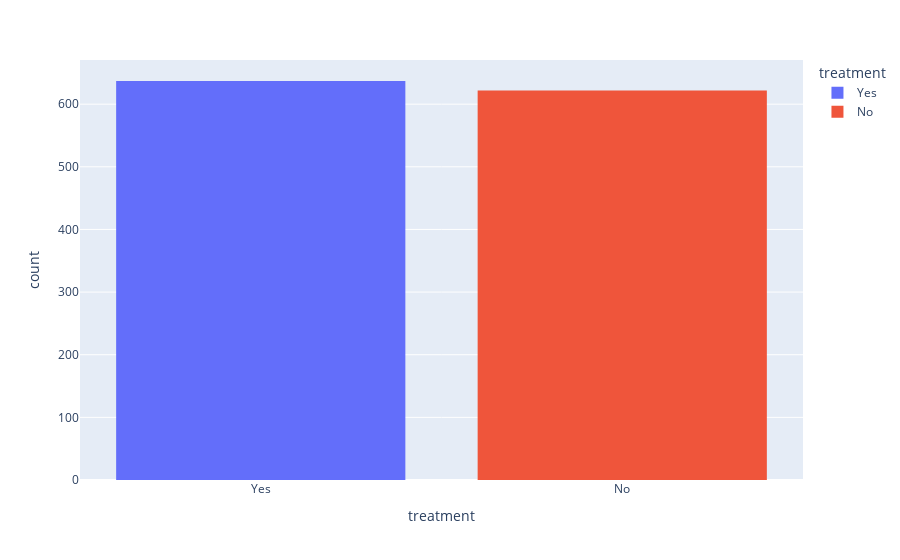

Notebook source saved alongside this figure:
### Code cell
plt.figure(figsize=(8,8))
px.histogram(df, x = 'treatment',color='treatment')

### Figure 1 — Plotly figure (JSON) as saved in the notebook; plotly's stock layout.template omitted (floating-point values rounded to 4 significant figures; data arrays with more than 128 entries replaced by an {"elided": "..."} marker saying what was removed)
{"data": [{"alignmentgroup": "True", "bingroup": "x", "hovertemplate": "treatment=%{x}<br>count=%{y}<extra></extra>", "legendgroup": "Yes", "marker": {"color": "#636efa", "pattern": {"shape": ""}}, "name": "Yes", "offsetgroup": "Yes", "orientation": "v", "showlegend": true, "type": "histogram", "x": {"elided": "637 str values"}, "xaxis": "x", "yaxis": "y"}, {"alignmentgroup": "True", "bingroup": "x", "hovertemplate": "treatment=%{x}<br>count=%{y}<extra></extra>", "legendgroup": "No", "marker": {"color": "#EF553B", "pattern": {"shape": ""}}, "name": "No", "offsetgroup": "No", "orientation": "v", "showlegend": true, "type": "histogram", "x": {"elided": "622 str values"}, "xaxis": "x", "yaxis": "y"}], "layout": {"barmode": "relative", "legend": {"title": {"text": "treatment"}, "tracegroupgap": 0}, "margin": {"t": 60}, "xaxis": {"anchor": "y", "categoryarray": ["Yes", "No"], "categoryorder": "array", "domain": [0, 1], "title": {"text": "treatment"}}, "yaxis": {"anchor": "x", "domain": [0, 1], "title": {"text": "count"}}}}
